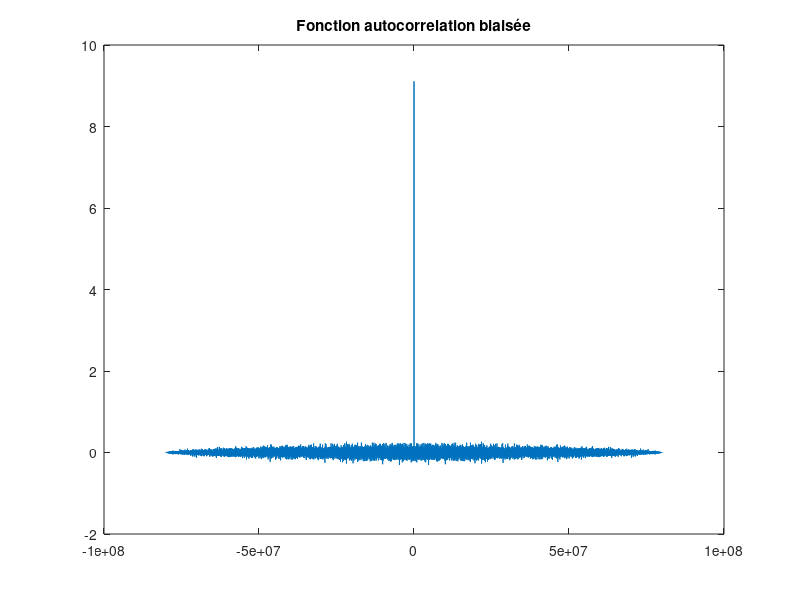
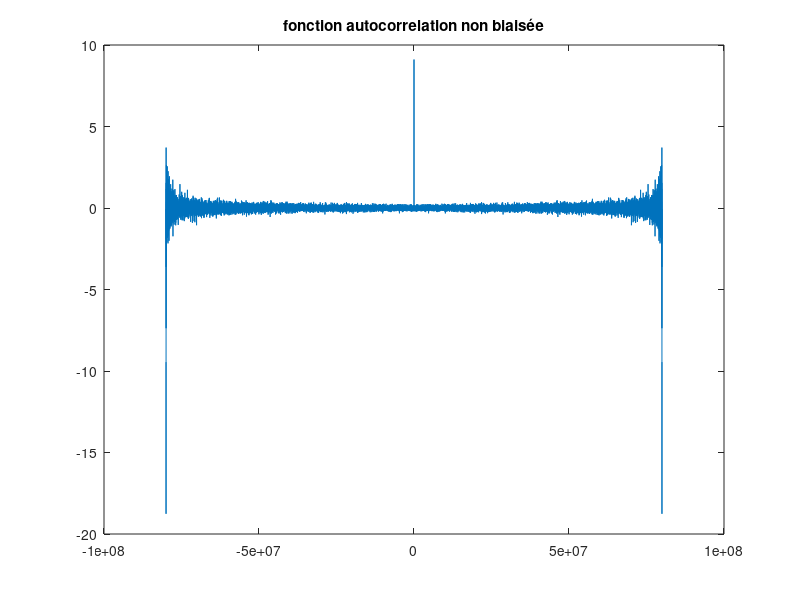

Write the MATLAB code that produced these figures, in order. (Note: this script raises an error after producing the figures.)
%% Projet TS224
%% Initialisation
clc
clear
close all
%% Constantes
n=10000;
Fe=8000;
time_axis=0:1/Fe:(1/Fe)*n-1/Fe;
freq_axis=-Fe*n+Fe:Fe:Fe*n-Fe;

%% 2.2

variance=3; % sigma
bruit = variance*randn(1,n);

% Fonction d'autocorrelation theorique
R_bruit=cat(2,zeros(1,n-1),ones(1,1));
R_bruit=cat(2,R_bruit,zeros(1,n-1))*variance^2;

% Calcul de la fonction d'autocorrélation
[c_biased, lags] = xcorr(bruit,'biased');
[c_unbiased, lags] = xcorr(bruit,'unbiased');

figure,plot(freq_axis,c_biased);
title("Fonction autocorrelation biaisée");

figure,plot(freq_axis,c_unbiased)

title("fonction autocorrelation non biaisée");

% Calcul du spectre de puissance
DSP_bruit = fftshift(abs(fft(c_biased, 2*n))); % avec le theoreme de wiener-khintchine 
DPS_bruit=Mon_Welch(bruit,n/100,Fe);% avec periodogramme welsh

figure,semilogy(DPS_bruit)
title("DPS du bruit")

freq_axis=-Fe*n+Fe:Fe:Fe*n;
figure,hold on
plot(freq_axis,DSP_bruit)
plot(freq_axis,ones(1,length(DSP_bruit))*variance^2,Color="red")
title("Comparaison entre la dsp theorique et pratique")
legend('pratique','theorique')
